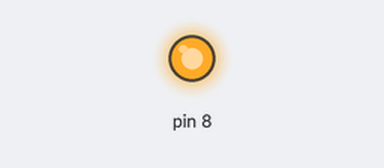
Recording of a sketch running on a simulated Arduino Uno, built with avr-gcc and run on an emulated ATmega328P. Parts: output pins drawn as LEDs (lit = HIGH).

Above: at 0.75 s.
At 10.5 s:
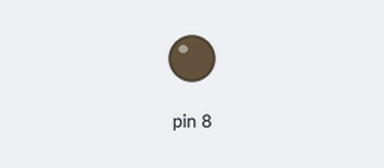
Timing chart, 0 to 14.3 s (numbered marks = the images above):
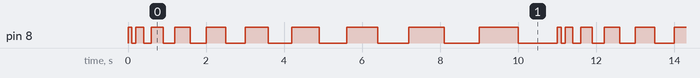

The sketch:

BlinkWHILE.ino
```cpp
// Codigo Blink usando ciclo WHILE, basado en el codigo de ejemplo de Arduino

// Setup, configuracion de pines del Arduino UNO
void setup()
{
  pinMode(8, OUTPUT);
}

// Loop, codigo a ejecutar para parpadeo del LED con variacion de tiempos
void loop() {
  int i;
  while(i<=10)
  {
    int A=i*100;
    digitalWrite(8, HIGH);
    delay(A);
    digitalWrite(8, LOW);
    delay(A);
    i=i+1;
  }
}
```

Measured:
- by itself, pin 8: repeats every 11.0 s: LOW 0.10 s, HIGH 0.20 s, LOW 0.20 s, HIGH 0.30 s, LOW 0.30 s, HIGH 0.40 s, LOW 0.40 s, HIGH 0.50 s, LOW 0.50 s, HIGH 0.60 s, LOW 0.60 s, HIGH 0.70 s, LOW 0.70 s, HIGH 0.80 s, LOW 0.80 s, HIGH 0.90 s, LOW 0.90 s, HIGH 1.0 s, LOW 1.0 s, HIGH 0.10 s
- by itself, everything shown: repeats every 11.0 s, in 20 steps
